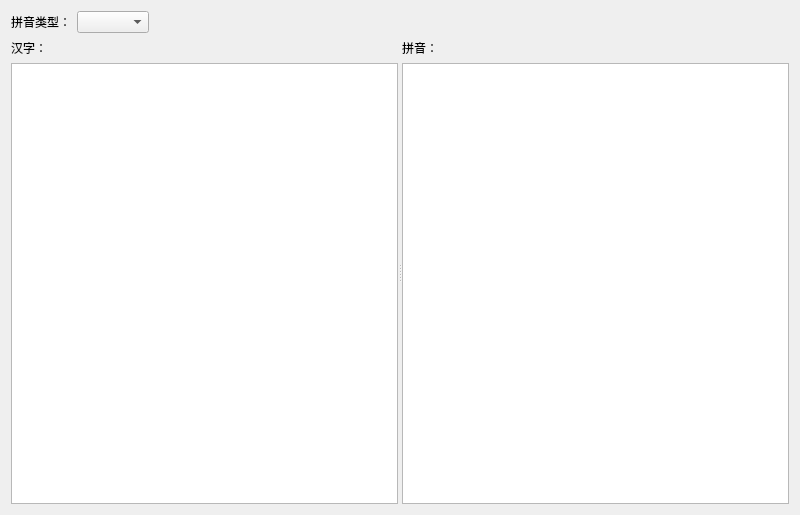
<?xml version="1.0" encoding="UTF-8"?>
<ui version="4.0">
 <class>Dialog</class>
 <widget class="QDialog" name="Dialog">
  <property name="geometry">
   <rect>
    <x>0</x>
    <y>0</y>
    <width>800</width>
    <height>515</height>
   </rect>
  </property>
  <property name="windowTitle">
   <string>Dialog</string>
  </property>
  <layout class="QVBoxLayout" name="verticalLayout_3">
   <item>
    <layout class="QHBoxLayout" name="horizontalLayout">
     <item>
      <widget class="QLabel" name="label_3">
       <property name="text">
        <string>拼音类型：</string>
       </property>
      </widget>
     </item>
     <item>
      <widget class="QComboBox" name="comboBox"/>
     </item>
     <item>
      <spacer name="horizontalSpacer">
       <property name="orientation">
        <enum>Qt::Horizontal</enum>
       </property>
       <property name="sizeHint" stdset="0">
        <size>
         <width>40</width>
         <height>20</height>
        </size>
       </property>
      </spacer>
     </item>
    </layout>
   </item>
   <item>
    <widget class="QSplitter" name="splitter">
     <property name="orientation">
      <enum>Qt::Horizontal</enum>
     </property>
     <widget class="QWidget" name="">
      <layout class="QVBoxLayout" name="verticalLayout">
       <item>
        <widget class="QLabel" name="label">
         <property name="text">
          <string>汉字：</string>
         </property>
        </widget>
       </item>
       <item>
        <widget class="QTextEdit" name="textEdit"/>
       </item>
      </layout>
     </widget>
     <widget class="QWidget" name="">
      <layout class="QVBoxLayout" name="verticalLayout_2">
       <item>
        <widget class="QLabel" name="label_2">
         <property name="text">
          <string>拼音：</string>
         </property>
        </widget>
       </item>
       <item>
        <widget class="QTextEdit" name="textEdit_2"/>
       </item>
      </layout>
     </widget>
    </widget>
   </item>
  </layout>
 </widget>
 <resources/>
 <connections/>
</ui>
